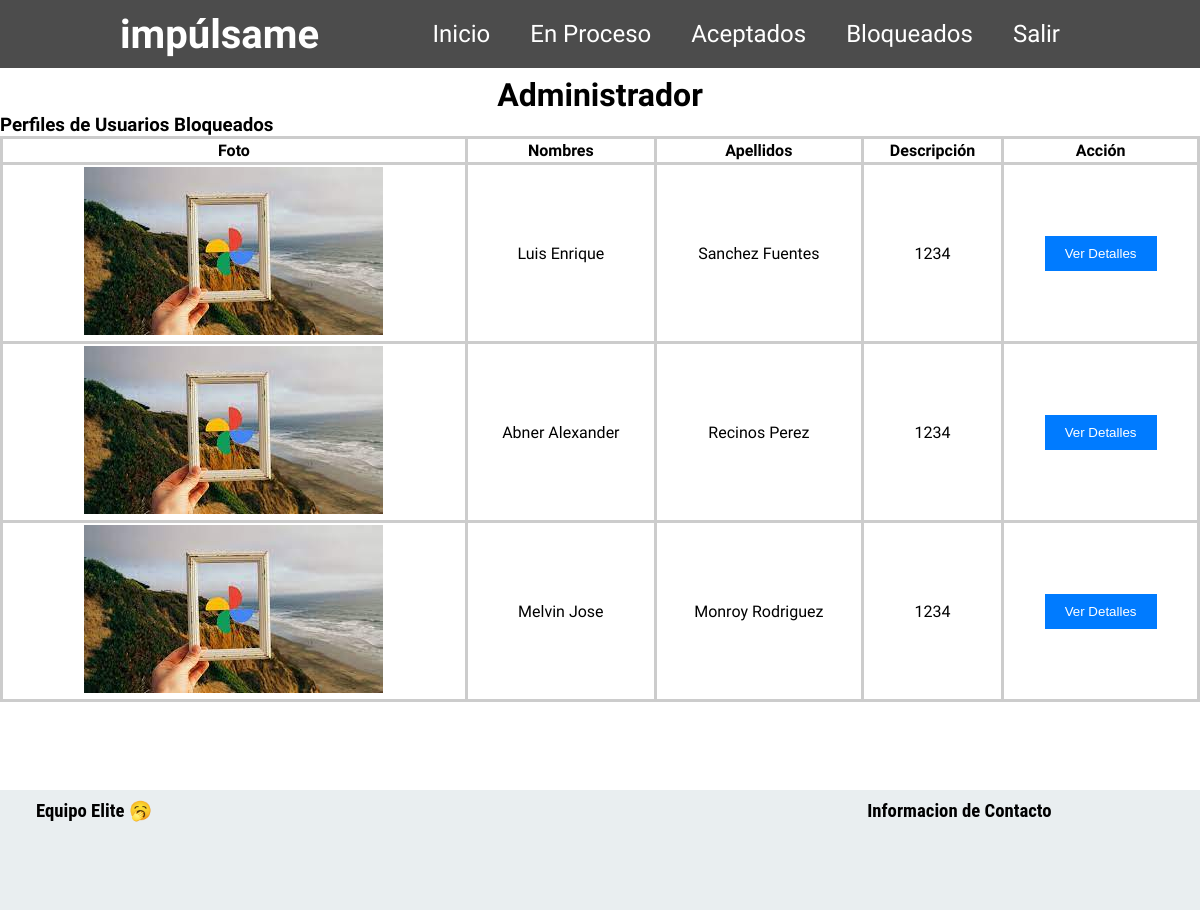
Page /Admin/Admin/bloqueados.php on the committed database.
### tables this page shows
CREATE TABLE IF NOT EXISTS `perfil` (
  `ID_Perfil` int(11) NOT NULL AUTO_INCREMENT,
  `Nombre1` varchar(30) NOT NULL,
  `Nombre2` varchar(30) NOT NULL,
  `Apellido1` varchar(30) NOT NULL,
  `Apellido2` varchar(30) NOT NULL,
  `Telefono` varchar(9) NOT NULL,
  `Fecha_Nac` date NOT NULL,
  `Dui` varchar(10) NOT NULL,
  `Foto_Dui` longblob NOT NULL,
  `Foto` longblob NOT NULL,
  `Direccion` text NOT NULL,
  `Correo` text NOT NULL,
  `Contrasena` varchar(30) NOT NULL,
  `Descripcion` text NOT NULL,
  `Cuenta` varchar(15) NOT NULL,
  `Estado` varchar(20) NOT NULL,
  PRIMARY KEY (`ID_Perfil`)
);

### Admin/Admin/bloqueados.php (the view, shortened to what this page needs)
<?php
include('Cone.php');
$cuentaver = "Bloqueada";
$query = "SELECT * FROM perfil WHERE Estado ='$cuentaver'";
$resultado = $conexion->query($query);
$perfiles = array();
if ($resultado->num_rows > 0) {
    while ($fila = $resultado->fetch_assoc()) {
        $perfiles[] = $fila;
    }
}
?>
<!DOCTYPE html>
<html>
<head>
    <link rel="stylesheet" href="styles.css">
</head>
<body>
    <header>
        <?php
    include 'menu.php';
        ?>
      </header>
      <br><br><br><br>
    <center><h1>Administrador</h1></center>
    <h3>Perfiles de Usuarios Bloqueados</h3>
    <table>
        <thead>
            <tr>
                 <th>Foto</th>
                <th>Nombres</th>
                <th>Apellidos</th>
                <th>Descripción</th>
                <th>Acción</th>
            </tr>
        </thead>
        <tbody>
         <?php
            foreach ($perfiles as $perfil) {
                echo "<tr>";
                echo "<td><img src='" . $perfil['Foto'] . "' alt='Foto de perfil'></td>";
                echo "<td>" . $perfil['Nombre1'] . " " . $perfil['Nombre2'] . " </td>";
                echo "<td>" . $perfil['Apellido1'] . " " . $perfil['Apellido2'] . "</td>";
                echo "<td>" . $perfil['Descripcion'] . "</td>";
                echo "<td><button onclick='verPerfil(" . $perfil['ID_Perfil'] . ")'>Ver Detalles</button></td>";
                echo "</tr>";
            }
            ?>
        </tbody>
    </table>
<br>
<br>
    <footer>
        <div class="contenedor">
            <div class="sec pre">
                <h3>Equipo Elite 🥱</h3>
            </div>
            <div class="sec contacto">
                <h3>Informacion de Contacto</h3>
                <ul class="info">
                    <li><span><a href="#"><i class="fab fa-twitter"></i></a></span></li>
                    <li><span><a href="#"><i class="fab fa-instagram"></i></a></span></li>
                    <li><span><a href="#"><i class="fa fa-envelope"></i></a></span></li>
                    <li><span><a href="#"><i class="fab fa-facebook"></i></a></span></li>
                    <li><span><a href="#"><i class="fab fa-whatsapp"></i></a></span></li>
                </ul>
            </div>
        </div>
    </footer>
</body>
</html>

### Admin/Admin/menu.php (shortened to what this page needs)
<!DOCTYPE html>
<html>
<head>
    <link rel="stylesheet" type="text/css" href="menu.css">
</head>
<body>
    <header class="header">
            <div class="logo">impúlsame</div>
        <nav class="navegation">
            <ul>
                <li><a href="index.php">Inicio</a></li>
                <li><a href="enproceso.php">En Proceso</a></li>
                <li><a href="aceptados.php">Aceptados</a></li>
                <li><a href="bloqueados.php">Bloqueados</a></li>
                <li><a href="login.php">Salir</a></li>
            </ul>
        </nav>
    </header>
</body>
</html>

### Admin/Admin/styles.css (style rules this page uses)
h1 { background-color: while; }
table { width: 100%; height: 300px; border-collapse: collapse; margin-bottom: 50px; }
table, th, td { border: 3px solid #ccc; }
th, td { padding: 2px; text-align: center; }
button { background-color: #007bff; color: #fff; border: none; padding: 10px 20px; cursor: pointer; margin: 5px; }
footer { font-family: Roboto Condensed; top: 0px; left: 0px; right: 0px; background: #e9eef0; width: 100%; height: auto; padding: 10px 3%; display: flex; min-height: 100px; }
.contenedor { width: 100%; height: auto; min-height: 100px; }
.contenedor .sec.pre { width: 40%; height: 100%; float: left; }
.contacto { width: 60%; height: 100%; float: right; padding-left: 380px; }
.contacto .info li { list-style-type: none; display: inline; margin-bottom: 0px; padding-right: 31px; }

### Admin/Admin/menu.css (style rules this page uses)
*, *::before, *::after { margin: 0; padding: 0; box-sizing: inherit; }
body { font-family: 'Sofia Sans Condensed', sans-serif; min-height: 100vh; box-sizing: border-box; }
.header { position: fixed; top: 0; left: 0; right: 0; background-color: rgba(1, 1, 1, 0.7); padding: 0px 10%; display: flex; align-items: center; justify-content: space-between; z-index: 1000; }
.logo { font-size: 40px; color: white; font-weight: 700; text-align: center; }
.navegation ul { list-style: none; }
.header .navegation ul li { float: left; position: relative; }
.header .navegation ul li a { font-size: 24px; color: white; text-decoration: none; padding: 20px; display: block; transition: all .2s ease; }

### rows in the picture
perfil: Foto (picture), Nombre1 "Luis", Nombre2 "Enrique", Apellido1 "Sanchez", Apellido2 "Fuentes", Descripcion "1234"
perfil: Foto (picture), Nombre1 "Abner", Nombre2 "Alexander", Apellido1 "Recinos", Apellido2 "Perez", Descripcion "1234"
perfil: Foto (picture), Nombre1 "Melvin", Nombre2 "Jose", Apellido1 "Monroy", Apellido2 "Rodriguez", Descripcion "1234"
